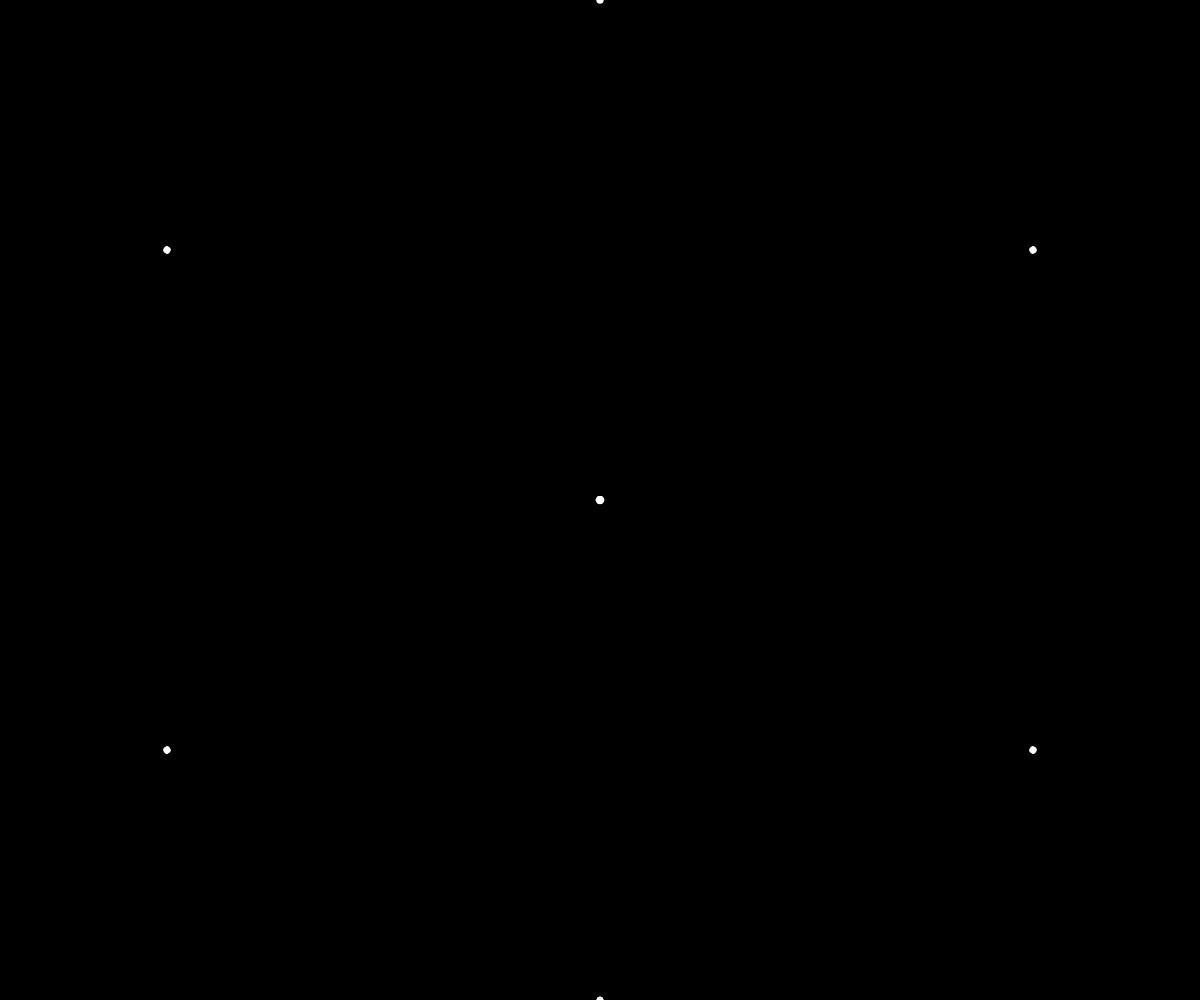
Frame 1 (no input)
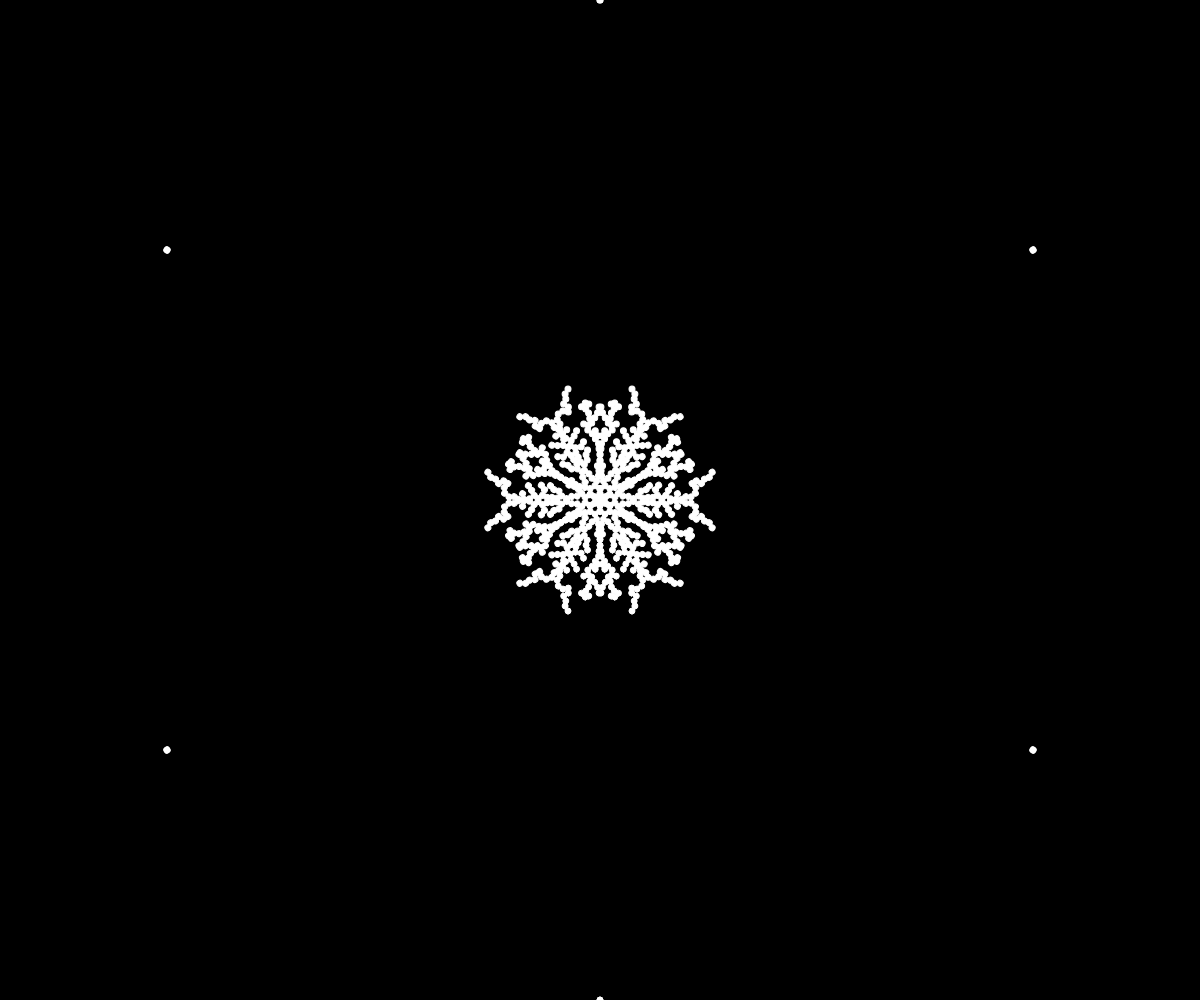
Frame 60 (no input)
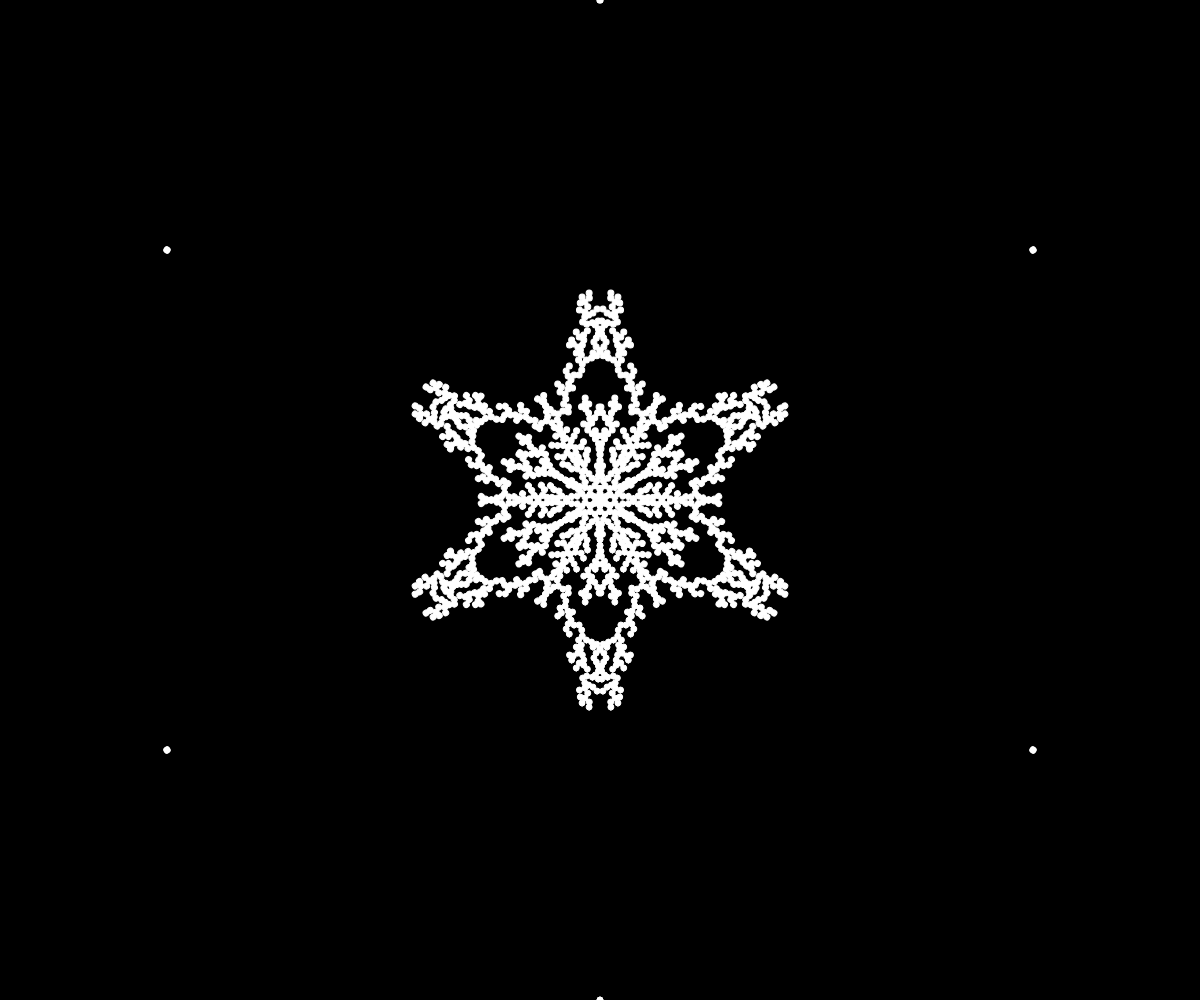
Frame 120 (the mouse pressed at the canvas centre since frame 60)

The p5.js sketch that drew these frames (run headless with seeded random() and noise() and a simulated clock; from frame 60 on, the mouse is pressed at the canvas centre):

// p5.js sketch
// ── sketch.js
let current;
let r
const snowflake = [];

function setup() {
  createCanvas(windowWidth, windowHeight);
  r = min(width, height) / 2
  current = new Particle(r, 0);
}

function draw() {
  translate(width / 2, height / 2);
  rotate(PI / 6);
  background(0);

  let count = 0;
  while (!current.finished() && !current.intersects(snowflake)) {
    current.update();
    count++;
  }

  if (count === 0) {
    noLoop();
  }

  snowflake.push(current);
  current = new Particle(r, 0);

  for (let i = 0; i < 6; i++) {
    rotate(PI / 3);
    current.show();
    for (const s of snowflake) {
      s.show();
    }

    push();
    scale(1, -1);
    current.show();
    for (const s of snowflake) {
      s.show();
    }
    pop();
  }
}

// ── particle.js
class Particle {
  constructor(radius, angle) {
    this.pos = p5.Vector.fromAngle(angle);
    this.pos.mult(radius);
    this.r = 3;
  }

  update() {
    this.pos.x -= 1;
    this.pos.y += random(-3, 3);

    let angle = this.pos.heading();
    angle = constrain(angle, 0, PI / 6);
    const magnitude = this.pos.mag();
    this.pos = p5.Vector.fromAngle(angle);
    this.pos.setMag(magnitude);
  }

  show() {
    fill(255);
    stroke(255);
    ellipse(this.pos.x, this.pos.y, this.r * 2);
  }

  intersects(snowflake) {
    const {
      pos: { x, y },
      r,
    } = this;
    return snowflake.some((s) => dist(s.pos.x, s.pos.y, x, y) < r * 2);
  }

  finished() {
    return this.pos.x < 1;
  }
}
